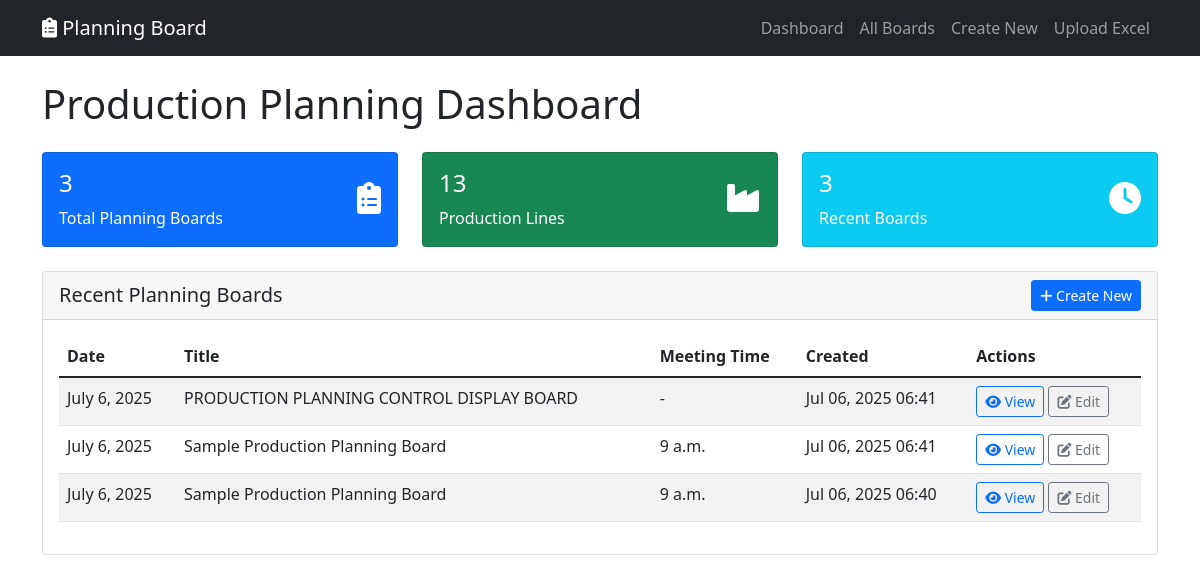
The app's page /planning/ (signed in), older data.
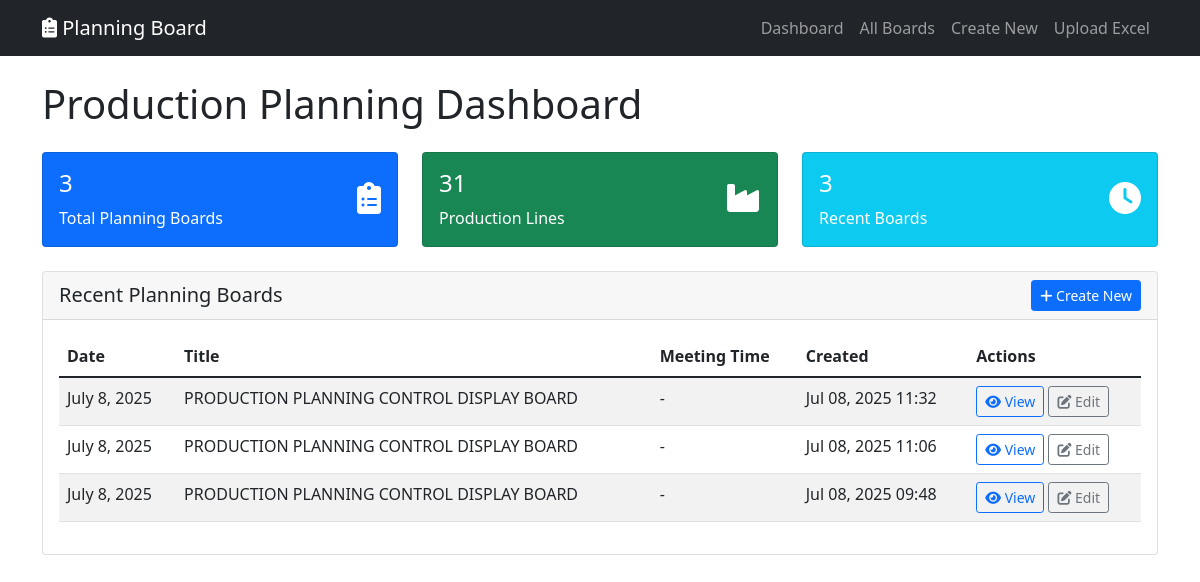
The same page, newer data.
### planning_board/models.py (models this page shows, shortened)
class PlanningBoard(models.Model):
    title = models.CharField(max_length=200, default="PRODUCTION PLANNING CONTROL DISPLAY BOARD")
    meeting_time = models.TimeField(null=True, blank=True)
    today_date = models.DateField(default=timezone.now)
    tomorrow_date = models.DateField()
    next_day_date = models.DateField()
    created_by = models.ForeignKey(User, on_delete=models.CASCADE)
    created_at = models.DateTimeField(auto_now_add=True)
    updated_at = models.DateTimeField(auto_now=True)
    class Meta:
        ordering = ['-created_at']

### planning_board/views.py (the view)
# urls.py: path('', views.planning_board_dashboard, name='dashboard'),
@login_required
def planning_board_dashboard(request):
    recent_boards = PlanningBoard.objects.filter(
        created_by=request.user
    ).order_by('-created_at')[:5]
    total_boards = PlanningBoard.objects.filter(created_by=request.user).count()
    total_production_lines = ProductionLine.objects.filter(
        planning_board__created_by=request.user
    ).count()
    total_uploads = ExcelUpload.objects.filter(uploaded_by=request.user).count()
    context = {
        'recent_boards': recent_boards,
        'total_boards': total_boards,
        'total_production_lines': total_production_lines,
        'total_uploads': total_uploads,
    }
    return render(request, 'planning_board/dashboard.html', context)

### planning_board/templates/planning_board/dashboard.html (shortened to what the changed rows need)
{% extends 'planning_board/base.html' %}
{% block content %}
<div class="row">
    <div class="col-md-12">
        <h1 class="mb-4">Production Planning Dashboard </h1>
    </div>
</div>
<div class="row mb-4">
    <div class="col-md-4">
        <div class="card bg-success text-white">
            <div class="card-body">
                <div class="d-flex justify-content-between">
                    <div>
                        <h4>{{ total_production_lines }}</h4>
                        <p class="mb-0">Production Lines</p>
                    </div>
                </div>
            </div>
        </div>
    </div>
</div>
<div class="row">
    <div class="col-md-12">
        <div class="card">
            <div class="card-body">
                {% if recent_boards %}
                    <div class="table-responsive">
                        <table class="table table-striped">
                            <thead>
                                <tr>
                                    <th>Date</th>
                                    <th>Title</th>
                                    <th>Meeting Time</th>
                                    <th>Created</th>
                                    <th>Actions</th>
                                </tr>
                            </thead>
                            <tbody>
                                {% for board in recent_boards %}
                                    <tr>
                                        <td>{{ board.today_date }}</td>
                                        <td>{{ board.title|truncatechars:50 }}</td>
                                        <td>{{ board.meeting_time|default:"-" }}</td>
                                        <td>{{ board.created_at|date:"M d, Y H:i" }}</td>
                                        <td>
                                            <a href="{% url 'planning_board:detail' board.pk %}" class="btn btn-sm btn-outline-primary">
                                                <i class="fas fa-eye"></i> View
                                            </a>
                                            <a href="{% url 'planning_board:edit' board.pk %}" class="btn btn-sm btn-outline-secondary">
                                                <i class="fas fa-edit"></i> Edit
                                            </a>
                                        </td>
                                    </tr>
                                {% endfor %}
                            </tbody>
                        </table>
                    </div>
                {% else %}
                    <p class="text-muted">No planning boards found. <a href="{% url 'planning_board:create' %}">Create your first one</a> or <a href="{% url 'planning_board:excel_upload' %}">upload an Excel file</a>.</p>
                {% endif %}
            </div>
        </div>
    </div>
</div>
{% endblock %}

Row changes from the older to the newer data that the page shows:
removed PlanningBoard: today_date "July 6, 2025", title "PRODUCTION PLANNING CONTROL DISPLAY BOARD", meeting_time "-", created_at "Jul 06, 2025 06:41"
removed PlanningBoard: today_date "July 6, 2025", title "Sample Production Planning Board", meeting_time "9 a.m.", created_at "Jul 06, 2025 06:41"
removed PlanningBoard: today_date "July 6, 2025", title "Sample Production Planning Board", meeting_time "9 a.m.", created_at "Jul 06, 2025 06:40"
added PlanningBoard: today_date "July 8, 2025", title "PRODUCTION PLANNING CONTROL DISPLAY BOARD", meeting_time "-", created_at "Jul 08, 2025 11:32"
added PlanningBoard: today_date "July 8, 2025", title "PRODUCTION PLANNING CONTROL DISPLAY BOARD", meeting_time "-", created_at "Jul 08, 2025 11:06"
added PlanningBoard: today_date "July 8, 2025", title "PRODUCTION PLANNING CONTROL DISPLAY BOARD", meeting_time "-", created_at "Jul 08, 2025 09:48"
Text that changed along with them:
{{ total_production_lines }}: "13" → "31"
